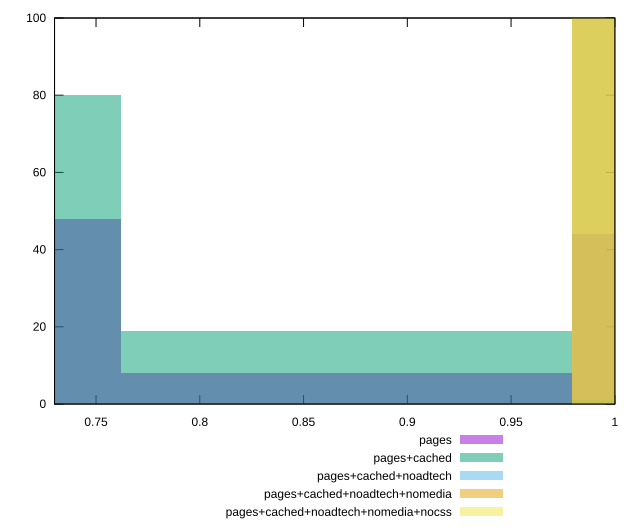

gnuplot code for this plot:
reset

$pages <<EOF
0.6530479159981211 48
1.0884131933302017 44
0.8707305546641614 8
EOF

$pagesCached <<EOF
1.0884131933302017 1
0.6530479159981211 80
0.8707305546641614 19
EOF

$pagesCachedNoadtech <<EOF
1.0884131933302017 100
EOF

$pagesCachedNoadtechNomedia <<EOF
1.0884131933302017 100
EOF

$pagesCachedNoadtechNomediaNocss <<EOF
1.0884131933302017 100
EOF

set key outside below
set boxwidth 0.21768263866604035
set xrange [0.73:1]
set yrange [0:100]
set trange [0:100]
set style fill transparent solid 0.5 noborder
set terminal svg size 640, 530 enhanced background rgb 'white'
set output "report_00009_2021-02-08T22-37-41.559Z/uses-rel-preconnect/comparison/histogram/all_score.svg"

plot $pages title "pages" with boxes, \
     $pagesCached title "pages+cached" with boxes, \
     $pagesCachedNoadtech title "pages+cached+noadtech" with boxes, \
     $pagesCachedNoadtechNomedia title "pages+cached+noadtech+nomedia" with boxes, \
     $pagesCachedNoadtechNomediaNocss title "pages+cached+noadtech+nomedia+nocss" with boxes

reset
